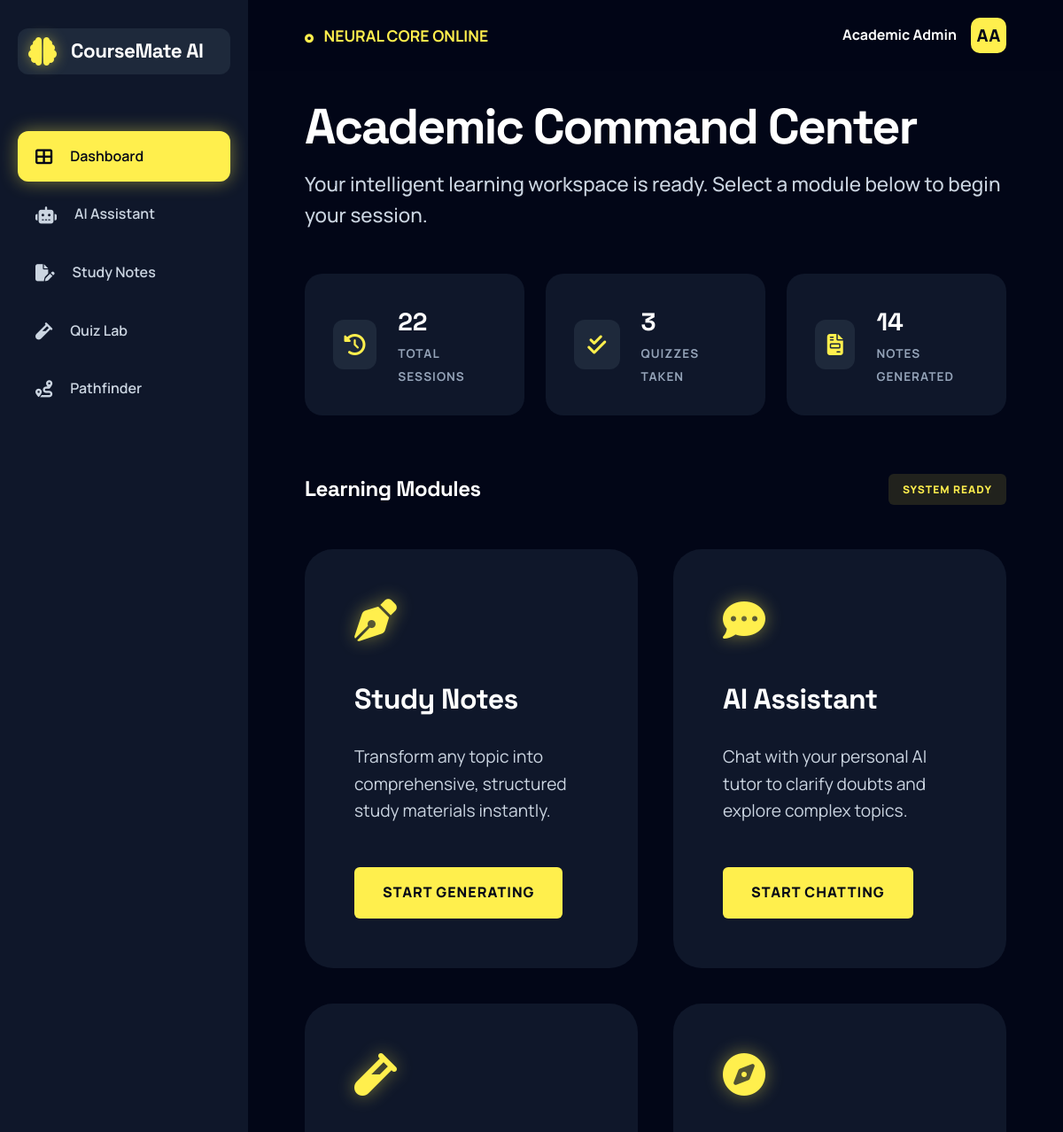
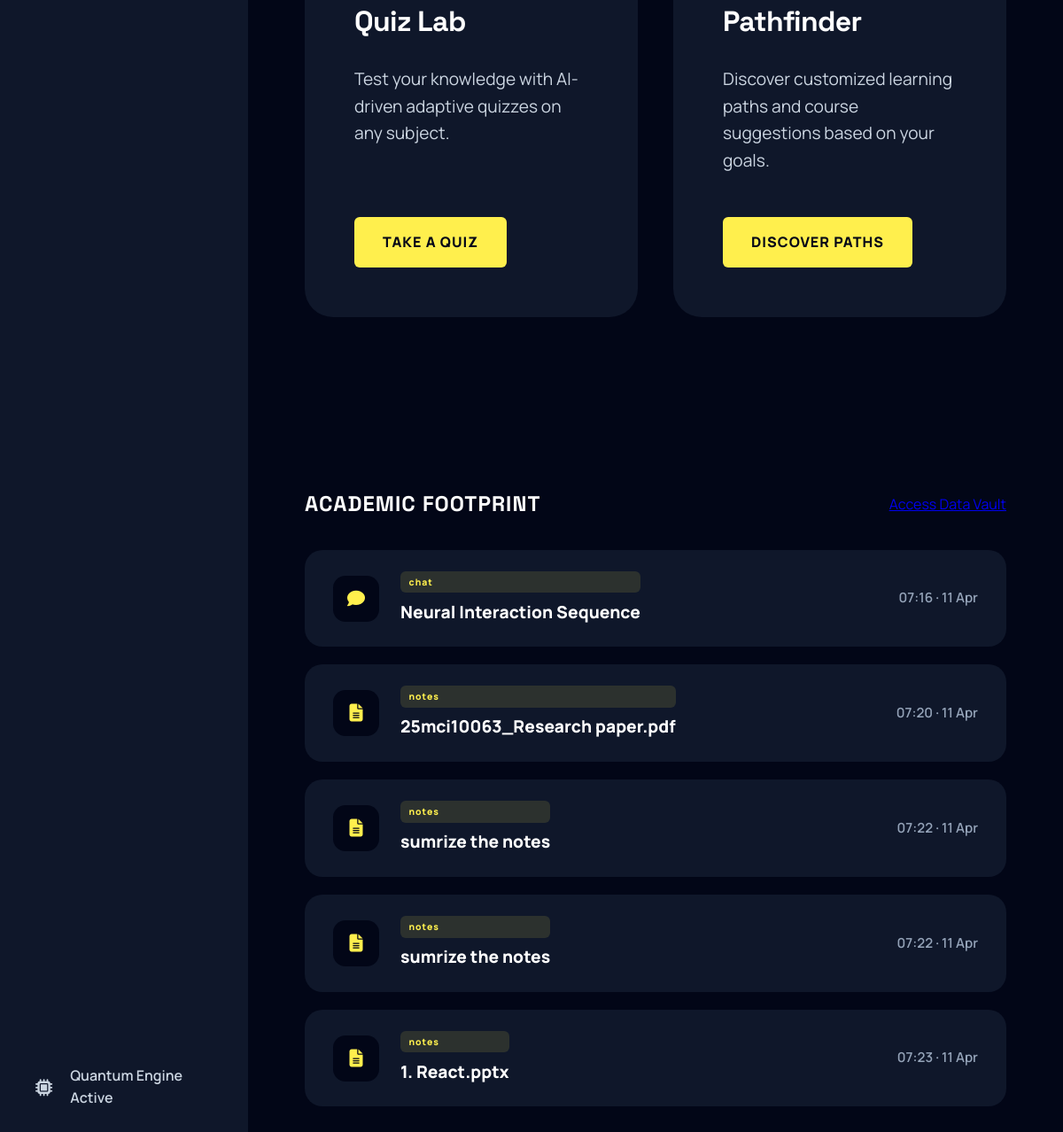
Page /dashboard on the earlier database version (2 pictures, top to bottom).
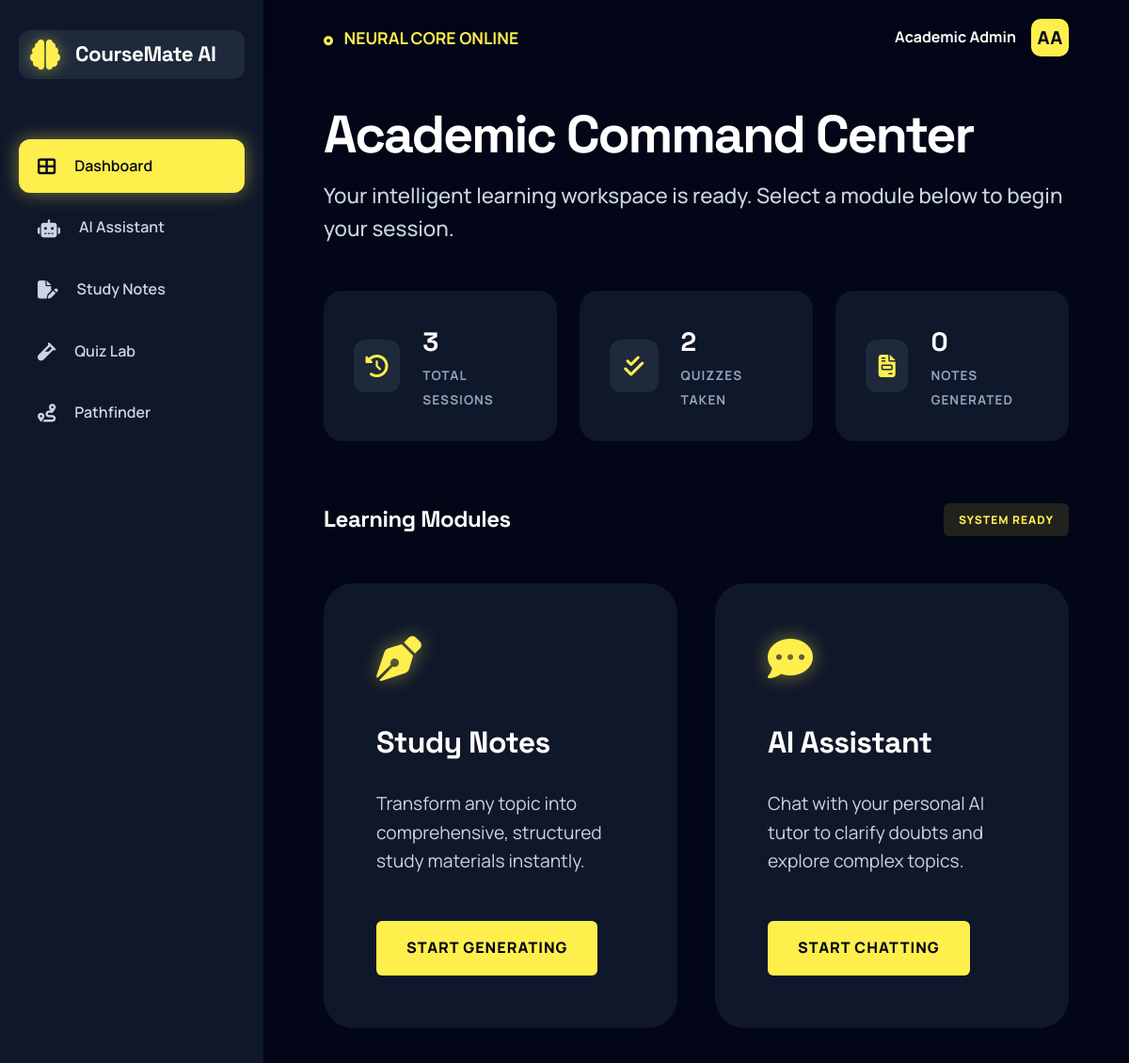
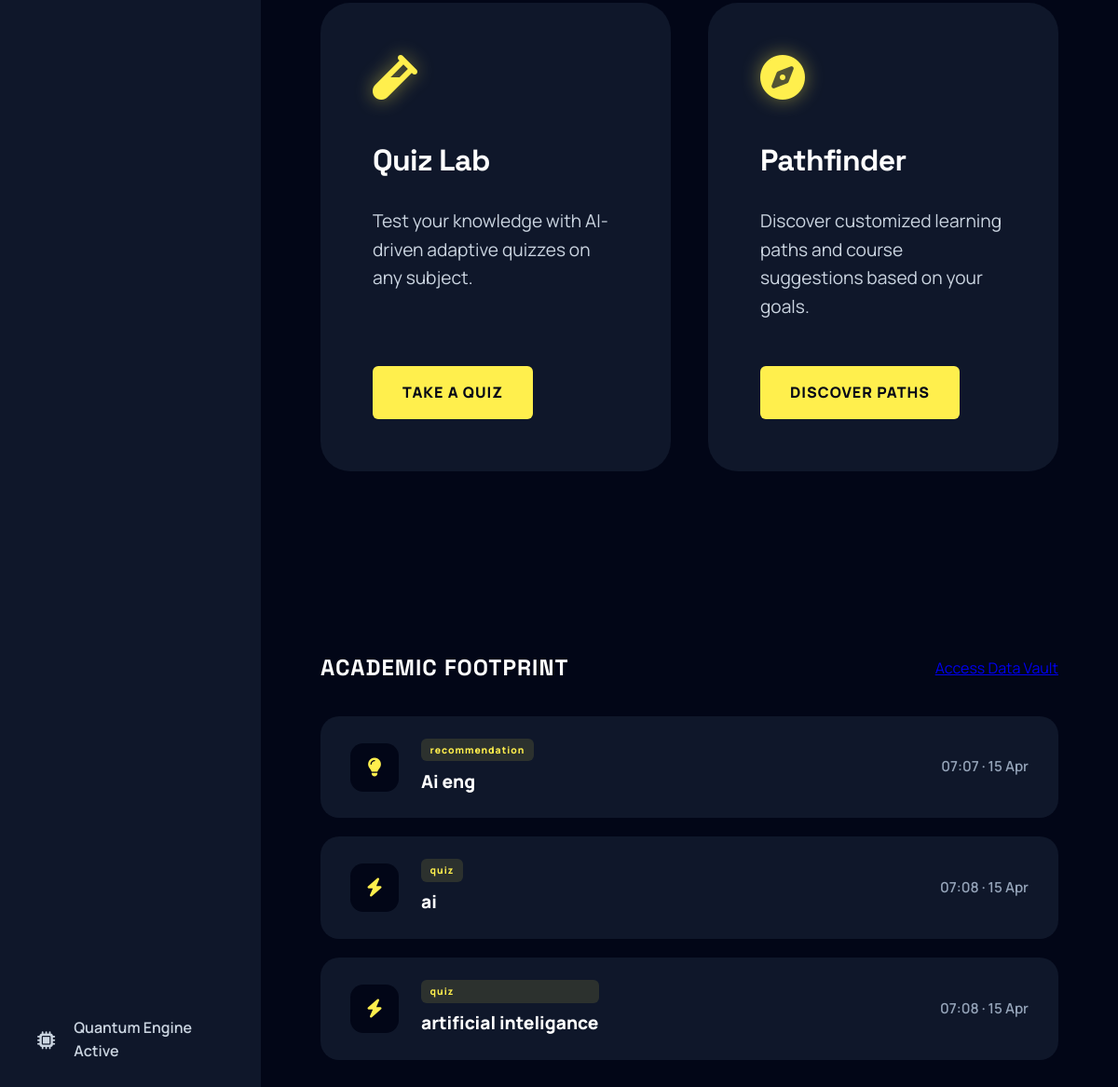
Same page on the later database version (2 pictures, top to bottom).
### app.py (models this page shows)
class History(db.Model):
    id = db.Column(db.Integer, primary_key=True)
    type = db.Column(db.String(20), nullable=False) # 'chat', 'notes', 'quiz', 'recommendation'
    topic = db.Column(db.String(200))
    content = db.Column(db.Text, nullable=False) # JSON format for structured data
    timestamp = db.Column(db.DateTime, default=datetime.utcnow)

### app.py (the view)
@app.route('/dashboard')
def dashboard():
    history = History.query.order_by(History.timestamp.desc()).all()
    user = {"username": "Academic Admin", "history": history}
    return render_template('dashboard.html', user=user)

### templates/dashboard.html
{% extends "base.html" %}
{% block content %}
<div class="header-section">
    <h1>Academic Command Center</h1>
    <p>Your intelligent learning workspace is ready. Select a module below to begin your session.</p>
</div>
<div class="stats-grid">
    <div class="stat-card">
        <div class="stat-icon"><i class="fas fa-history"></i></div>
        <div class="stat-info">
            <span class="value">{{ user.history|length }}</span>
            <span class="label">Total Sessions</span>
        </div>
    </div>
    <div class="stat-card">
        <div class="stat-icon"><i class="fas fa-check-double"></i></div>
        <div class="stat-info">
            <span class="value">{{ user.history|selectattr('type', 'equalto', 'quiz')|list|length }}</span>
            <span class="label">Quizzes Taken</span>
        </div>
    </div>
    <div class="stat-card">
        <div class="stat-icon"><i class="fas fa-file-invoice"></i></div>
        <div class="stat-info">
            <span class="value">{{ user.history|selectattr('type', 'equalto', 'notes')|list|length }}</span>
            <span class="label">Notes Generated</span>
        </div>
    </div>
</div>
<div class="module-header flex-between mb-3">
    <h2 class="display-font">Learning Modules</h2>
    <div class="badge">SYSTEM READY</div>
</div>
<div class="modules-grid">
    <a href="{{ url_for('notes') }}" class="action-card">
        <i class="fas fa-pen-nib"></i>
        <h3>Study Notes</h3>
        <p>Transform any topic into comprehensive, structured study materials instantly.</p>
        <div class="badge">START GENERATING</div>
    </a>
    <a href="{{ url_for('chat') }}" class="action-card">
        <i class="fas fa-comment-dots"></i>
        <h3>AI Assistant</h3>
        <p>Chat with your personal AI tutor to clarify doubts and explore complex topics.</p>
        <div class="badge">START CHATTING</div>
    </a>
    <a href="{{ url_for('quiz') }}" class="action-card">
        <i class="fas fa-vial"></i>
        <h3>Quiz Lab</h3>
        <p>Test your knowledge with AI-driven adaptive quizzes on any subject.</p>
        <div class="badge">TAKE A QUIZ</div>
    </a>
    <a href="{{ url_for('recommendations') }}" class="action-card">
        <i class="fas fa-compass"></i>
        <h3>Pathfinder</h3>
        <p>Discover customized learning paths and course suggestions based on your goals.</p>
        <div class="badge">DISCOVER PATHS</div>
    </a>
</div>
<div class="history-section">
    <div class="history-header">
        <h2>Academic Footprint</h2>
        <a href="#" class="data-vault-link">Access Data Vault</a>
    </div>
    <div class="glass-container history-list">
        {% if user.history %}
            {% for item in user.history[-5:]|reverse %}
            <div class="history-item">
                <div class="history-main">
                    <div class="history-icon">
                        {% if item.type == 'chat' %}<i class="fas fa-comment"></i>
                        {% elif item.type == 'notes' %}<i class="fas fa-file-alt"></i>
                        {% elif item.type == 'quiz' %}<i class="fas fa-bolt"></i>
                        {% else %}<i class="fas fa-lightbulb"></i>{% endif %}
                    </div>
                    <div class="history-info">
                        <div class="badge badge-sm">{{ item.type }}</div>
                        <p>{{ item.topic or 'Neural Interaction Sequence' }}</p>
                    </div>
                </div>
                <div class="history-date">
                    {{ item.timestamp.strftime('%H:%M · %d %b') }}
                </div>
            </div>
            {% endfor %}
        {% else %}
            <div class="empty-state">
                <i class="fas fa-database"></i>
                <p>No activity log detected in current cycle.</p>
            </div>
        {% endif %}
    </div>
</div>
{% endblock %}

### templates/base.html (shortened to what this page needs)
<!DOCTYPE html>
<html lang="en">
<head>
    <link rel="stylesheet" href="{{ url_for('static', filename='css/style.css') }}">
    <link rel="stylesheet" href="https://cdnjs.cloudflare.com/ajax/libs/font-awesome/6.4.0/css/all.min.css">
</head>
<body>
    <aside class="sidebar">
        <a href="{{ url_for('dashboard') }}" class="logo">
            <i class="fas fa-brain"></i>
            <span class="logo-text">CourseMate AI</span>
        </a>
        <ul class="nav-menu">
            <li class="nav-item">
                <a href="{{ url_for('dashboard') }}" class="nav-link {% if request.path == '/dashboard' %}active{% endif %}">
                    <i class="fas fa-th-large"></i>
                    <span>Dashboard</span>
                </a>
            </li>
            <li class="nav-item">
                <a href="{{ url_for('chat') }}" class="nav-link {% if '/chat' in request.path %}active{% endif %}">
                    <i class="fas fa-robot"></i>
                    <span>AI Assistant</span>
                </a>
            </li>
            <li class="nav-item">
                <a href="{{ url_for('notes') }}" class="nav-link {% if '/notes' in request.path %}active{% endif %}">
                    <i class="fas fa-file-edit"></i>
                    <span>Study Notes</span>
                </a>
            </li>
            <li class="nav-item">
                <a href="{{ url_for('quiz') }}" class="nav-link {% if '/quiz' in request.path %}active{% endif %}">
                    <i class="fas fa-vial"></i>
                    <span>Quiz Lab</span>
                </a>
            </li>
            <li class="nav-item">
                <a href="{{ url_for('recommendations') }}" class="nav-link {% if '/recommendations' in request.path %}active{% endif %}">
                    <i class="fas fa-route"></i>
                    <span>Pathfinder</span>
                </a>
            </li>
        </ul>
        <div class="sidebar-footer">
            <div class="nav-link">
                <i class="fas fa-microchip"></i>
                <span>Quantum Engine Active</span>
            </div>
        </div>
    </aside>
    <main class="main-content">
        <nav class="navbar">
            <div class="welcome-text">
                <i class="fas fa-circle-dot navbar-status-icon"></i>
                NEURAL CORE ONLINE
            </div>
            <div class="profile">
                <span>Academic Admin</span>
                <div class="profile-img">AA</div>
            </div>
        </nav>
        <div class="content-wrapper {% block content_class %}{% endblock %}">
            {% block content %}{% endblock %}
        </div>
    </main>
</body>
</html>

Differences in the rows shown:
removed History: type "chat", topic "Neural Interaction Sequence", timestamp "07:16 · 11 Apr"
removed History: type "notes", topic "25mci10063_Research paper.pdf", timestamp "07:20 · 11 Apr"
removed History: type "notes", topic "sumrize the notes", timestamp "07:22 · 11 Apr"
removed History: type "notes", topic "sumrize the notes", timestamp "07:22 · 11 Apr"
removed History: type "notes", topic "1. React.pptx", timestamp "07:23 · 11 Apr"
added History: type "recommendation", topic "Ai eng", timestamp "07:07 · 15 Apr"
added History: type "quiz", topic "ai", timestamp "07:08 · 15 Apr"
added History: type "quiz", topic "artificial inteligance", timestamp "07:08 · 15 Apr"
Other differences:
{{ user.history|length }}: "22" → "3"
{{ user.history|selectattr('type', 'equalto', 'quiz')|list|length }}: "3" → "2"
{{ user.history|selectattr('type', 'equalto', 'notes')|list|length }}: "14" → "0"
